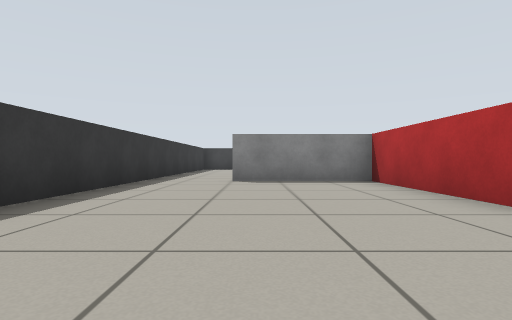
view 1 (above)

14 first-person views from a walk through a Gazebo world. The camera is 0.45 m above the floor, looks level and sees 80° across. The floor is counted in squares, 1 m on a side. Each view is taken from the middle of a square. On the plan, view 1 faces up. The plan holds only what a view shows up to about 9 squares ahead; the rest is blank.

view 2
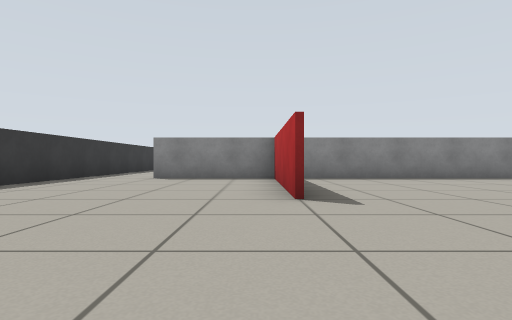

view 3
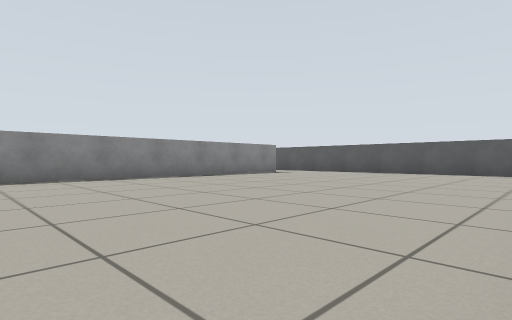

view 4
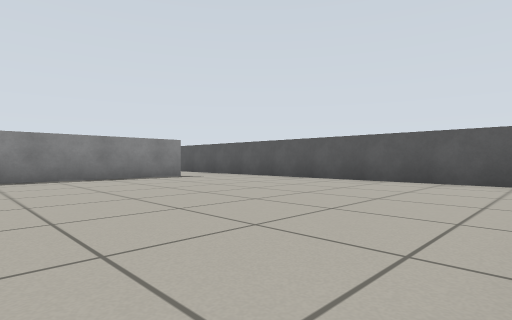

view 5
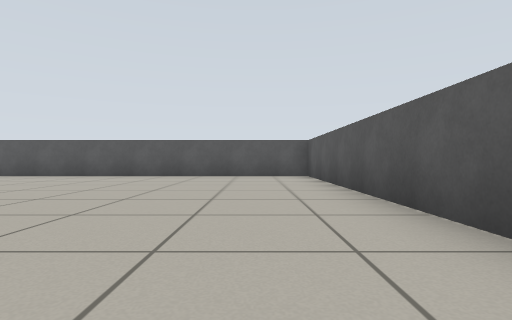

view 6
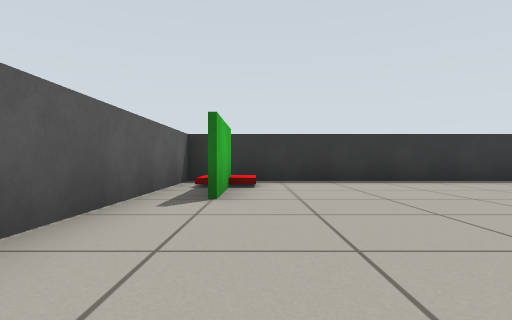

view 7
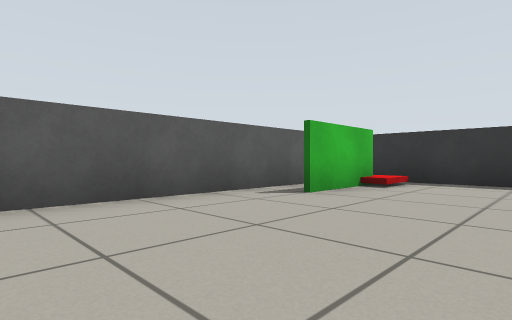

view 8
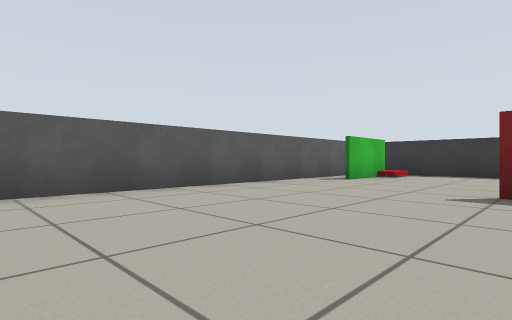

view 9
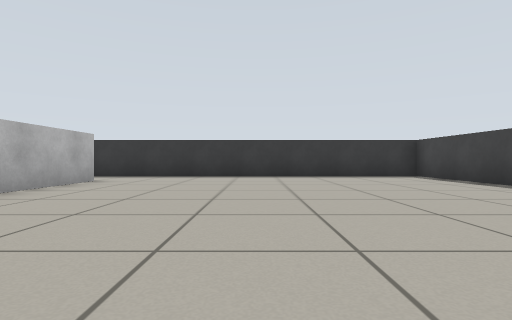

view 10
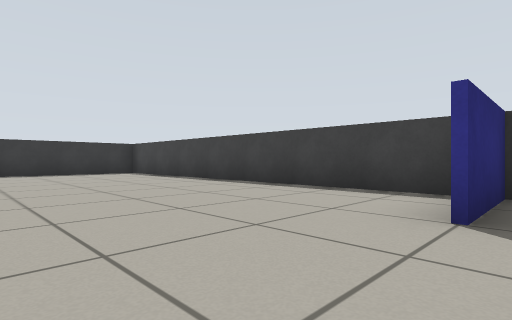

view 11
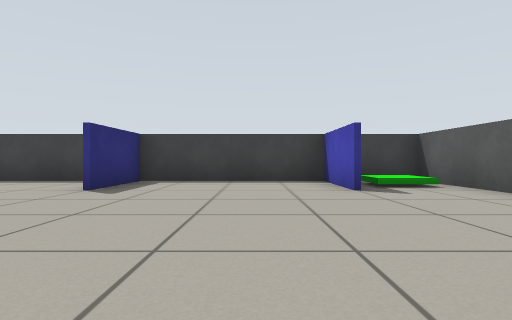

view 12
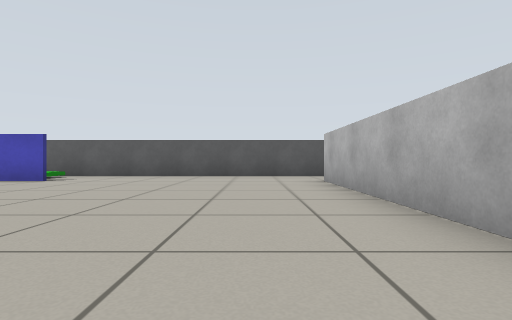

view 13
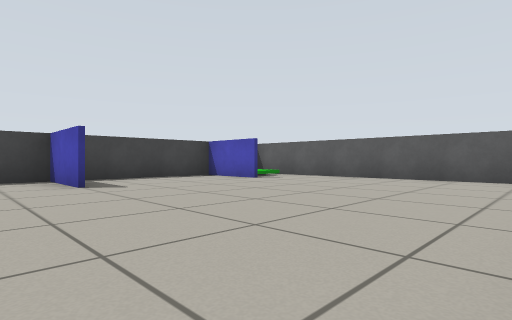

view 14
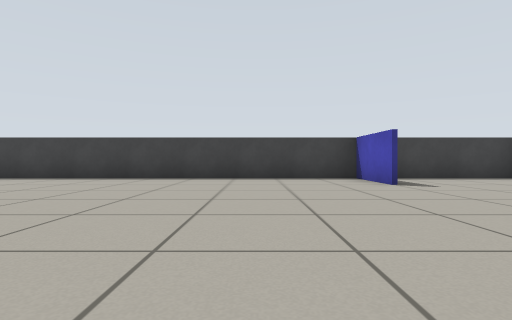

### Floor plan
Ten units are one square. View 1 is at (0, 0); x grows to the right and y downward. Boxes are objects, and circles mark ways between rooms. Rooms are numbered by the first view taken in them; rooms with no view inside come last. Other rooms are left out.
<svg viewBox="-30 -150 170 170">
<path fill="none" stroke="#000" d="M25 -25 25 -65M-5 4 5 4M115 -64 -5 -64M-24 -65 -24 14 135 14 135 -66M75 -124 75 -145M66 -65 115 -65M76 -145 76 -125M-5 -65 20 -65M135 -66 135 -145 -24 -145 -24 -65"/>
<rect x="-25" y="-5" width="20" height="20" fill="#bbb"><title>marker</title></rect>
<rect x="115" y="-145" width="20" height="20" fill="#bbb"><title>marker</title></rect>
<circle cx="-15" cy="-60" r="3" fill="#2a7"/>
<circle cx="125" cy="-60" r="3" fill="#2a7"/>
<text x="60" y="-20">1</text>
<text x="50" y="-100">2</text>
</svg>
Room 1 opens to room 2.

Where each view was taken, in squares from view 1:
view 1: 0 up, 0 right, facing up
view 2: 1 down, 2 right, facing up
view 3: 1 down, 3 right, facing up-right
view 4: 1 down, 7 right, facing up-right
view 5: 0 up, 5 right, facing right
view 6: 0 up, 4 right, facing left
view 7: 2 up, 4 right, facing down-left
view 8: 3 up, 7 right, facing down-left
view 9: 10 up, 6 right, facing left
view 10: 10 up, 8 right, facing up-left
view 11: 8 up, 10 right, facing up
view 12: 8 up, 5 right, facing right
view 13: 7 up, 6 right, facing up-right
view 14: 7 up, 5 right, facing up
